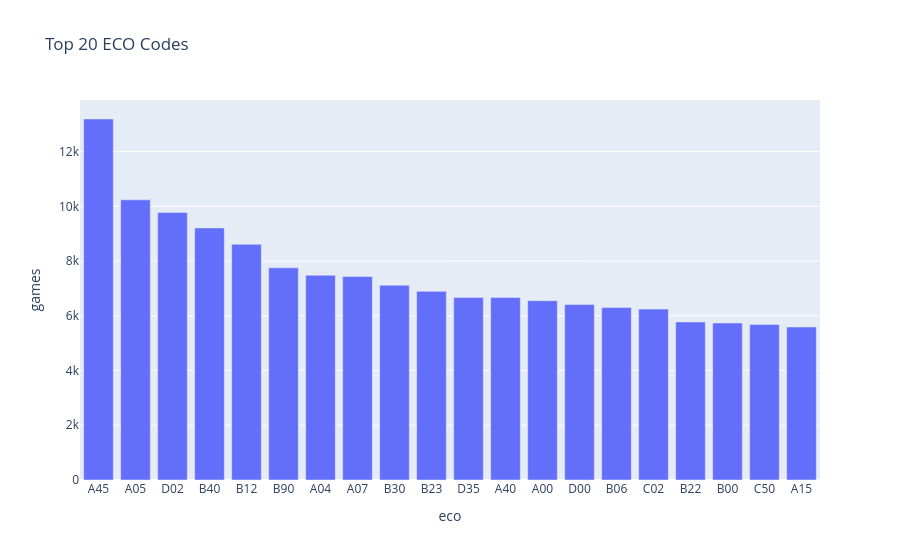

Notebook code for this chart:
### Code cell
fig = px.bar(
    top_openings,
    x="eco",
    y="games",
    title="Top 20 ECO Codes"
)

fig.show()

### Figure 1 — Plotly figure (JSON) as saved in the notebook; plotly's stock layout.template omitted (floating-point values rounded to 4 significant figures)
{"data": [{"hovertemplate": "eco=%{x}<br>games=%{y}<extra></extra>", "legendgroup": "", "marker": {"color": "#636efa", "pattern": {"shape": ""}}, "name": "", "orientation": "v", "showlegend": false, "textposition": "auto", "type": "bar", "x": ["A45", "A05", "D02", "B40", "B12", "B90", "A04", "A07", "B30", "B23", "D35", "A40", "A00", "D00", "B06", "C02", "B22", "B00", "C50", "A15"], "xaxis": "x", "y": [13191, 10236, 9775, 9210, 8612, 7754, 7482, 7437, 7116, 6893, 6673, 6671, 6552, 6412, 6305, 6244, 5775, 5736, 5685, 5589], "yaxis": "y"}], "layout": {"barmode": "relative", "legend": {"tracegroupgap": 0}, "title": {"text": "Top 20 ECO Codes"}, "xaxis": {"anchor": "y", "domain": [0, 1], "title": {"text": "eco"}}, "yaxis": {"anchor": "x", "domain": [0, 1], "title": {"text": "games"}}}}
